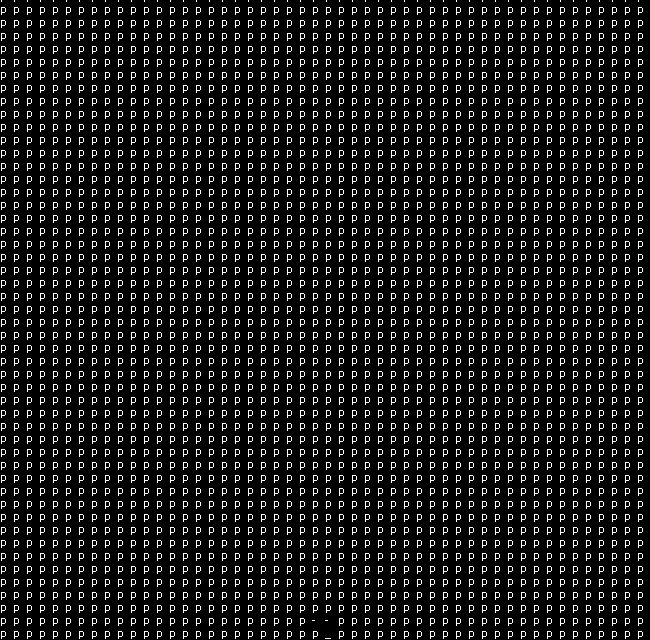
Frame 1 (no input)
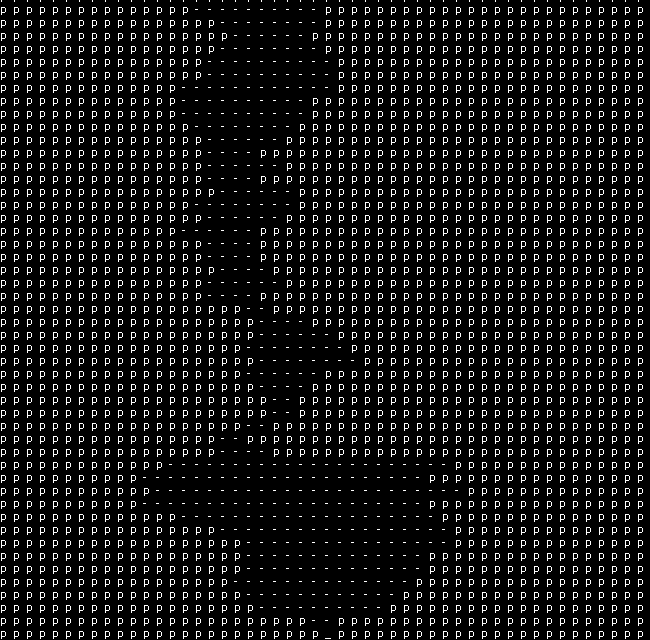
Frame 60 (the mouse pressed at the canvas centre just before this capture)
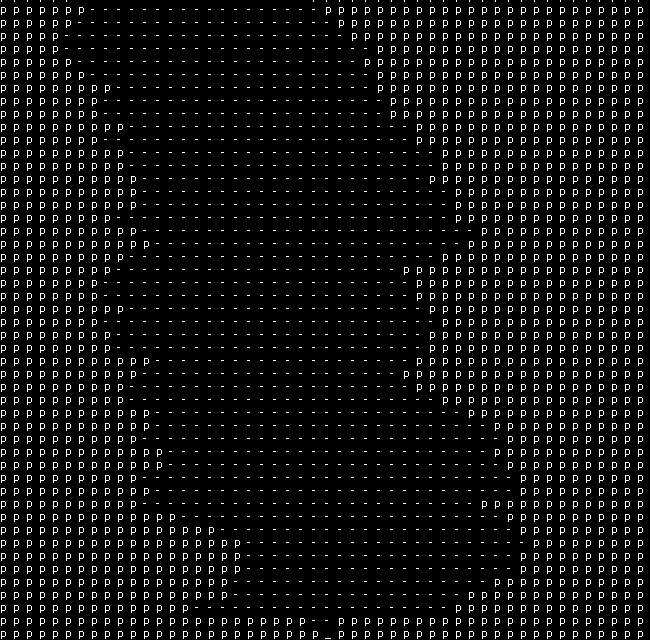
Frame 120 (the mouse held since frame 60 and released just before this capture)

The Processing sketch that drew these frames (run headless with seeded random() and noise(); from frame 60 on, the mouse is pressed at the canvas centre):

// Processing sketch: cave_processing_mod_RalpM
// ── cave_processing_mod_RalpM.pde

char[][] map;
int SIZE = 50;
int cellSize = 13;

int cLength = SIZE-2;     
int cRoughness = 90;  
int cWindyness = 60;  

int x, y;
int stepWidth;
int step;
int totalRuns;

void setup() {
  size(650, 640);
  noSmooth();
  textAlign(BOTTOM, LEFT);
  background(0);
  map = new char[SIZE][SIZE];//<-- array out of bounds error is caused
  //when the x corridinate dosent give enough memory to the program
  for (int i = 0; i < SIZE; i++) {
    for (int j = 0; j < SIZE; j++) {
      map[j][i] = 'p';
    }
  }

  x = 25; // when x is at 50 or above sketch is broken
  y = SIZE-1;
  map[x][y] = '_'; //this intially renders the field

 
}

void draw() {
  background(0);
  step();
  for (int i = 0; i < SIZE; i++) {
    for (int j = 0; j < SIZE; j++) {
      text(map[j][i], j*cellSize, i*cellSize); //engine for rendering sketch/partially
    }
  }
  if (step == cLength && totalRuns < 2) {
    totalRuns++;
    step = 0;
    x = SIZE/2;
    y = SIZE-2;
  }
}

void step() {
  if (step < cLength) {
    y--;
    if (random(100) <= cRoughness) {
      int r = 0;
      while (r == 0) {
        r = floor(random(-2, 3));
      }
      stepWidth += r;
      if (stepWidth < 3) {
        stepWidth = 3;
      } else if (stepWidth > SIZE) {
        stepWidth = SIZE;
      }
    }

    if (random(100) <= cWindyness) {
      int r = 0;
      while (r == 0) {
        r = floor(random(-2, 3));
      }
      x += r;
      if (x < 0) {
        x = 0;
      }
      if (x > SIZE-3) {
        x = SIZE-3;
      }
    }

    for (int i = -stepWidth/2; i < stepWidth/2; i++) {//basically this line is rendering each frame
      map[x+i][y] = '-';
    }
    step++;
  }
}



void reset() {
  for (int i = 0; i < SIZE; i++) {
    for (int j = 0; j < SIZE; j++) {
      map[j][i] = '#';//resets the rendered field
    }
  }

  x = SIZE/2 + floor(random(-5, 5));
  y = SIZE-1;
  
  map[x][y] = '.';
  totalRuns = 0;
  step = 0;
  
  stepWidth = floor(random(3,50));
  for (int i = -stepWidth/2; i < stepWidth/2; i++) {
    map[x+i][y] = '.';
  }
}

void keyReleased() {
  reset(); // button pressed resets the field +gridergo
}
